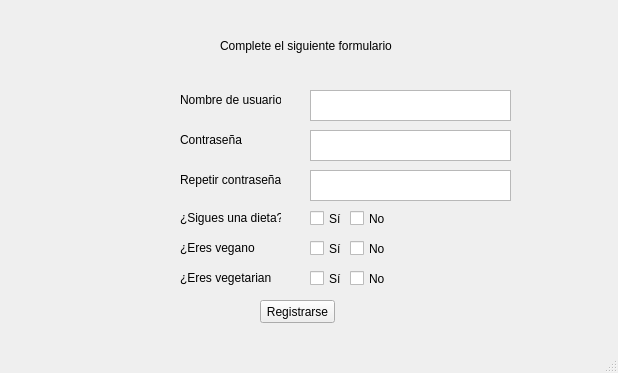
<?xml version="1.0" encoding="UTF-8"?>
<ui version="4.0">
 <class>MainWindow</class>
 <widget class="QMainWindow" name="MainWindow">
  <property name="geometry">
   <rect>
    <x>0</x>
    <y>0</y>
    <width>618</width>
    <height>373</height>
   </rect>
  </property>
  <property name="windowTitle">
   <string>MainWindow</string>
  </property>
  <widget class="QWidget" name="centralwidget">
   <widget class="QLabel" name="lbl_register">
    <property name="geometry">
     <rect>
      <x>220</x>
      <y>20</y>
      <width>201</width>
      <height>51</height>
     </rect>
    </property>
    <property name="text">
     <string>Complete el siguiente formulario</string>
    </property>
   </widget>
   <widget class="QTextEdit" name="txt_userRegister">
    <property name="geometry">
     <rect>
      <x>310</x>
      <y>90</y>
      <width>201</width>
      <height>31</height>
     </rect>
    </property>
   </widget>
   <widget class="QTextEdit" name="txt_pwdRegister">
    <property name="geometry">
     <rect>
      <x>310</x>
      <y>130</y>
      <width>201</width>
      <height>31</height>
     </rect>
    </property>
   </widget>
   <widget class="QTextEdit" name="txt_pwdRegister2">
    <property name="geometry">
     <rect>
      <x>310</x>
      <y>170</y>
      <width>201</width>
      <height>31</height>
     </rect>
    </property>
   </widget>
   <widget class="QLabel" name="lbl_userRegister">
    <property name="geometry">
     <rect>
      <x>180</x>
      <y>90</y>
      <width>101</width>
      <height>20</height>
     </rect>
    </property>
    <property name="text">
     <string>Nombre de usuario</string>
    </property>
   </widget>
   <widget class="QLabel" name="lbl_pwdRegister">
    <property name="geometry">
     <rect>
      <x>180</x>
      <y>130</y>
      <width>91</width>
      <height>20</height>
     </rect>
    </property>
    <property name="text">
     <string>Contraseña</string>
    </property>
   </widget>
   <widget class="QLabel" name="lbl_pwdRegister2">
    <property name="geometry">
     <rect>
      <x>180</x>
      <y>170</y>
      <width>101</width>
      <height>20</height>
     </rect>
    </property>
    <property name="text">
     <string>Repetir contraseña</string>
    </property>
   </widget>
   <widget class="QLabel" name="lbl_diet">
    <property name="geometry">
     <rect>
      <x>180</x>
      <y>210</y>
      <width>101</width>
      <height>16</height>
     </rect>
    </property>
    <property name="text">
     <string>¿Sigues una dieta?</string>
    </property>
   </widget>
   <widget class="QCheckBox" name="chk_dietRegisterY">
    <property name="geometry">
     <rect>
      <x>310</x>
      <y>210</y>
      <width>70</width>
      <height>17</height>
     </rect>
    </property>
    <property name="text">
     <string>Sí</string>
    </property>
   </widget>
   <widget class="QCheckBox" name="chk_dietRegisterN">
    <property name="geometry">
     <rect>
      <x>350</x>
      <y>210</y>
      <width>70</width>
      <height>17</height>
     </rect>
    </property>
    <property name="text">
     <string>No</string>
    </property>
   </widget>
   <widget class="QLabel" name="lbl_vegan">
    <property name="geometry">
     <rect>
      <x>180</x>
      <y>240</y>
      <width>91</width>
      <height>16</height>
     </rect>
    </property>
    <property name="text">
     <string>¿Eres vegano</string>
    </property>
   </widget>
   <widget class="QLabel" name="lbl_vegetarian">
    <property name="geometry">
     <rect>
      <x>180</x>
      <y>270</y>
      <width>91</width>
      <height>16</height>
     </rect>
    </property>
    <property name="text">
     <string>¿Eres vegetariano?</string>
    </property>
   </widget>
   <widget class="QCheckBox" name="chk_veganRegisterY">
    <property name="geometry">
     <rect>
      <x>310</x>
      <y>240</y>
      <width>70</width>
      <height>17</height>
     </rect>
    </property>
    <property name="text">
     <string>Sí</string>
    </property>
   </widget>
   <widget class="QCheckBox" name="chk_vegetarianRegisterY">
    <property name="geometry">
     <rect>
      <x>310</x>
      <y>270</y>
      <width>70</width>
      <height>17</height>
     </rect>
    </property>
    <property name="text">
     <string>Sí</string>
    </property>
   </widget>
   <widget class="QCheckBox" name="chk_veganRegisterN">
    <property name="geometry">
     <rect>
      <x>350</x>
      <y>240</y>
      <width>70</width>
      <height>17</height>
     </rect>
    </property>
    <property name="text">
     <string>No</string>
    </property>
   </widget>
   <widget class="QCheckBox" name="chk_vegetarianRegisterN">
    <property name="geometry">
     <rect>
      <x>350</x>
      <y>270</y>
      <width>70</width>
      <height>17</height>
     </rect>
    </property>
    <property name="text">
     <string>No</string>
    </property>
   </widget>
   <widget class="QPushButton" name="btn_register">
    <property name="geometry">
     <rect>
      <x>260</x>
      <y>300</y>
      <width>75</width>
      <height>23</height>
     </rect>
    </property>
    <property name="text">
     <string>Registrarse</string>
    </property>
   </widget>
  </widget>
  <widget class="QStatusBar" name="statusbar"/>
 </widget>
 <resources/>
 <connections/>
</ui>
